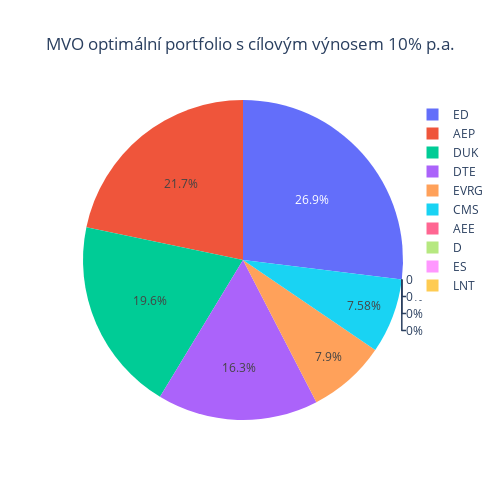

Notebook code for this chart:
### Code cell
weightsMVOTarget = MVOTargetReturn(prices = prices, target_return = 0.1)
weightsPlot(weightsMVOTarget, title = "MVO optimální portfolio s cílovým výnosem 10% p.a.")

### Figure 1 — Plotly figure (JSON) as saved in the notebook; plotly's stock layout.template omitted (floating-point values rounded to 4 significant figures)
{"data": [{"labels": ["AEE", "AEP", "CMS", "D", "DTE", "DUK", "ED", "ES", "EVRG", "LNT"], "type": "pie", "values": [0, 0.2171, 0.07576, 0, 0.1627, 0.1961, 0.2694, 0, 0.07898, 0]}], "layout": {"height": 500, "title": {"text": "MVO optimální portfolio s cílovým výnosem 10% p.a.", "x": 0.5}, "width": 500}}
